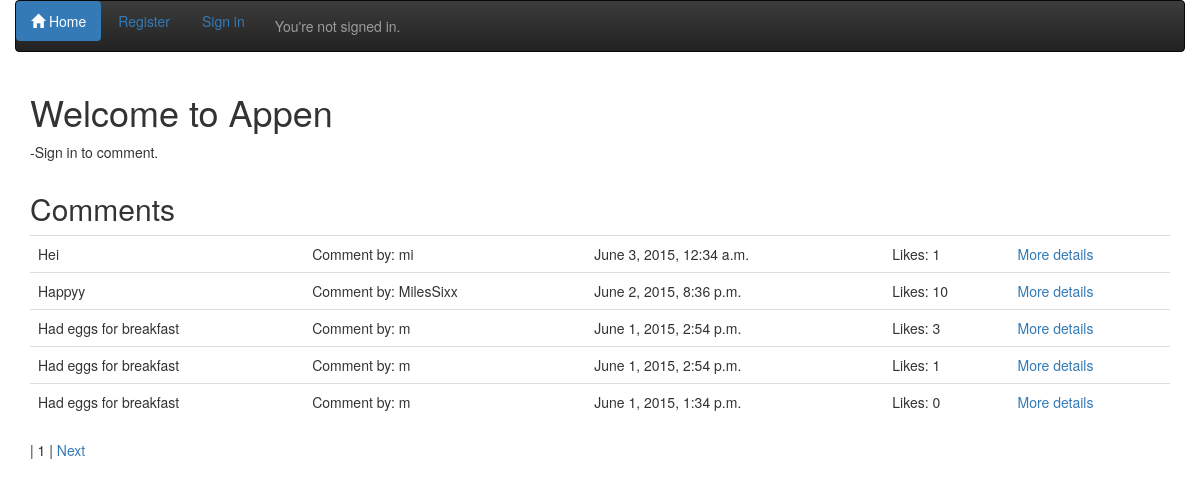
Before: / with the older database file.
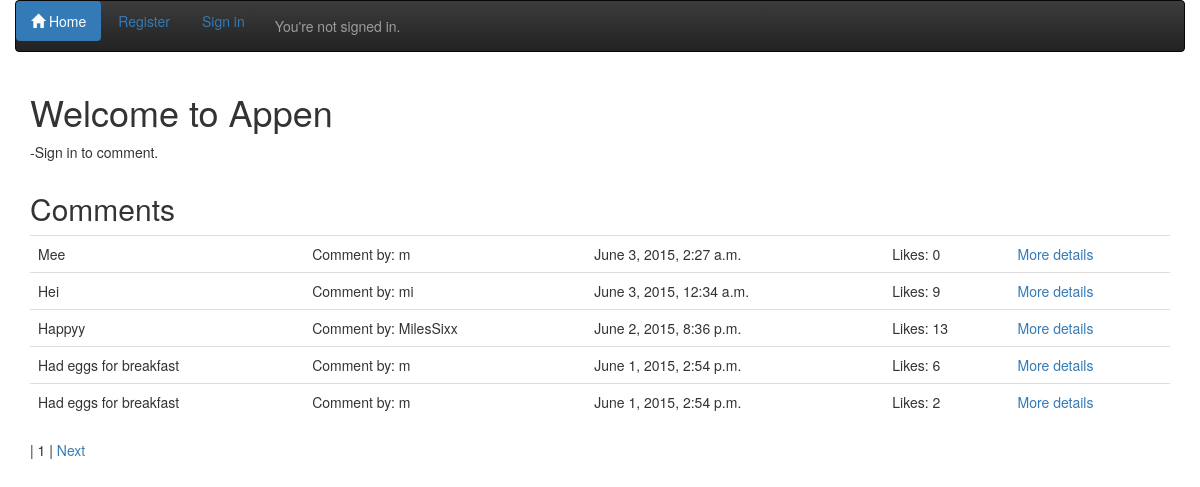
After: the same page with the newer database file.
### theme/models.py (models this page shows, shortened)
class Comment(models.Model):
	comment = models.TextField()
	likes = models.PositiveIntegerField(default=0)
	comment_by = models.ForeignKey(User, related_name="written_comments")
	comment_datetime = models.DateTimeField()
	class Meta:
		ordering = ['-comment_datetime']

### theme/views.py (the view, shortened to what this page needs)
# urls.py: url(r'^$', views.frontpage, name='frontpage'),
def frontpage(request):
	comments = Comment.objects.all()
	page_number = request.GET.get('page', 1)
	paginator = Paginator(comments, 5)
	try:
		comments = paginator.page(page_number)
	except PageNotAnInteger:
		comments = paginator.page(1)
	except EmptyPage:
		comments = paginator.page(paginator.num_pages)
	context = {
		'comments': comments,
	}
	return render(request, 'theme/frontpage.html', context)

### theme/templates/theme/frontpage.html (shortened to what this page needs)
{% extends 'theme/base.html' %}
{% block container %}
{% if user.is_authenticated %}
<div class="container">
	<h1> Welcome to Appen!</h1>
	<p> -Feel free to comment.</p>
</div>
<div class="container">
	<div class="row">
		<div class="col-sm-12">
			<h2>Comments</h2>
			<table class="table">
				{% for comment in comments %}
				<tr>
					<td>{{ comment.comment }} </td>
					<td>Comment by: {{ comment.comment_by }}</td>
					<td>{{ comment.comment_datetime}}</td>
					<td id="id-likes-for-comment-{{ comment.id }}">{{ comment.likes }}</td>
					<td><a href="" class="add-comment-link" data-commentid="{{ comment.id }}"><span class="glyphicon glyphicon-thumbs-up" aria-hidden="true"></span></a></td>
					<td><a href="{% url 'comment_details' comment.id %}"> More details</a></td>
				</tr>
				{% empty %}
				<tr>
					<td>Sorry, no comments in this list</td>
				</tr>
				{% endfor %}
			</table>
			<div class="container">
				{% if comments.has_previous %}
					<a href="?page={{ comments.previous_page_number }}">Previous</a>
				{% endif %}
				| {{ comments.number }} |
				{% if comments.has_next %}
					<a href="?page={{ comments.next_page_number }}">Next</a>
				{% endif %}
			</div>
		</div>
	</div>
</div>
<div class="container">
	<div class="row">
		<div class="col-sm-12">
			<h2>Add a comment</h2>
			<form class="form-horizontal" method="POST">
				{% csrf_token %}
				<div class="form-group">
					<div class="col-sm-12">
						<textarea class="form-control" rows="5" name="new_comment"></textarea>
					</div>
				</div>
				<div class="form-group">
					<div class="col-sm-12">
						<button type="submit" class="button">Save Comment</button>
					</div>
				</div>
			</form>
		</div>
	</div>
</div>
<input type="hidden" id="add_likes_url" value="/site_details/{{ user.id }}/adding_likes">
{% else %}
<div class="container">
	<h1> Welcome to Appen</h1>
	<p> -Sign in to comment.</p>
</div>
<div class="container">
	<div class="row">
		<div class="col-sm-12">
			<h2>Comments</h2>
			<table class="table">
				{% for comment in comments %}
				<tr>
					<td>{{ comment.comment }}</td>
					<td>Comment by: {{ comment.comment_by }}</td>
					<td>{{ comment.comment_datetime}}</td>
					<td id="likes">Likes: {{ comment.likes }}</td>
					<td><a href="{% url 'comment_details' comment.id %}"> More details</a></td>
				</tr>
				{% empty %}
				<tr>
					<td>Sorry, no comments in this list</td>
				</tr>
				{% endfor %}
			</table>
		</div>
	</div>
</div>
<div class="container">
	| {{ comments.number }} |
	{% if comments.has_next %}
		<a href="?page={{ comments.next_page_number }}">Next</a>
	{% endif %}
</div>
{% endif %}
{% endblock %}

### theme/templates/theme/base.html (shortened to what this page needs)
{% extends 'theme/site_base.html' %}
{% block body %}
<div class="container-fluid">
	{% if user.is_anonymous %}
	<nav class="navbar navbar-inverse">
	  <ul class="nav nav-pills">
		  <li role="presentation" class="active"><a href="{% url 'frontpage' %}"><span class="glyphicon glyphicon-home" aria-hidden="true"></span> Home</a></li>
		  <li role="presentation"><a href="{% url 'user_register' %}">Register</a></li>
		  <li role="presentation"><a href="{% url 'user_login' %}">
		  	Sign in</a></li>
		  <p class="navbar-text">You're not signed in.</p>
	  </ul>
	</nav>
	{% endif %}
</div>
{% block container %}{% endblock %}
{% endblock %}

### theme/templates/theme/site_base.html (shortened to what this page needs)
{% load staticfiles %}
<!DOCTYPE html>
<html lang="en">
	<head>
		<link rel="stylesheet" href="https://maxcdn.bootstrapcdn.com/bootstrap/3.3.4/css/bootstrap.min.css">
		<link rel="stylesheet" href="https://maxcdn.bootstrapcdn.com/bootstrap/3.3.4/css/bootstrap-theme.min.css">
	</head>
	<body>
		{% block body %}
		{% endblock %}
	</body>
</html>

Changed rows visible on the page:
no longer on this page (row edited): Comment: comment "Had eggs for breakfast", comment_by "m", comment_datetime "June 1, 2015, 1:34 p.m.", likes "0"
added Comment: comment "Mee", comment_by "m", comment_datetime "June 3, 2015, 2:27 a.m.", likes "0"
changed Comment "Hei": likes "1" → "9"
changed Comment "Happyy": likes "10" → "13"
changed Comment (number 4 of 5 on the later page): likes "3" → "6"
changed Comment (number 5 of 5 on the later page): likes "1" → "2"
